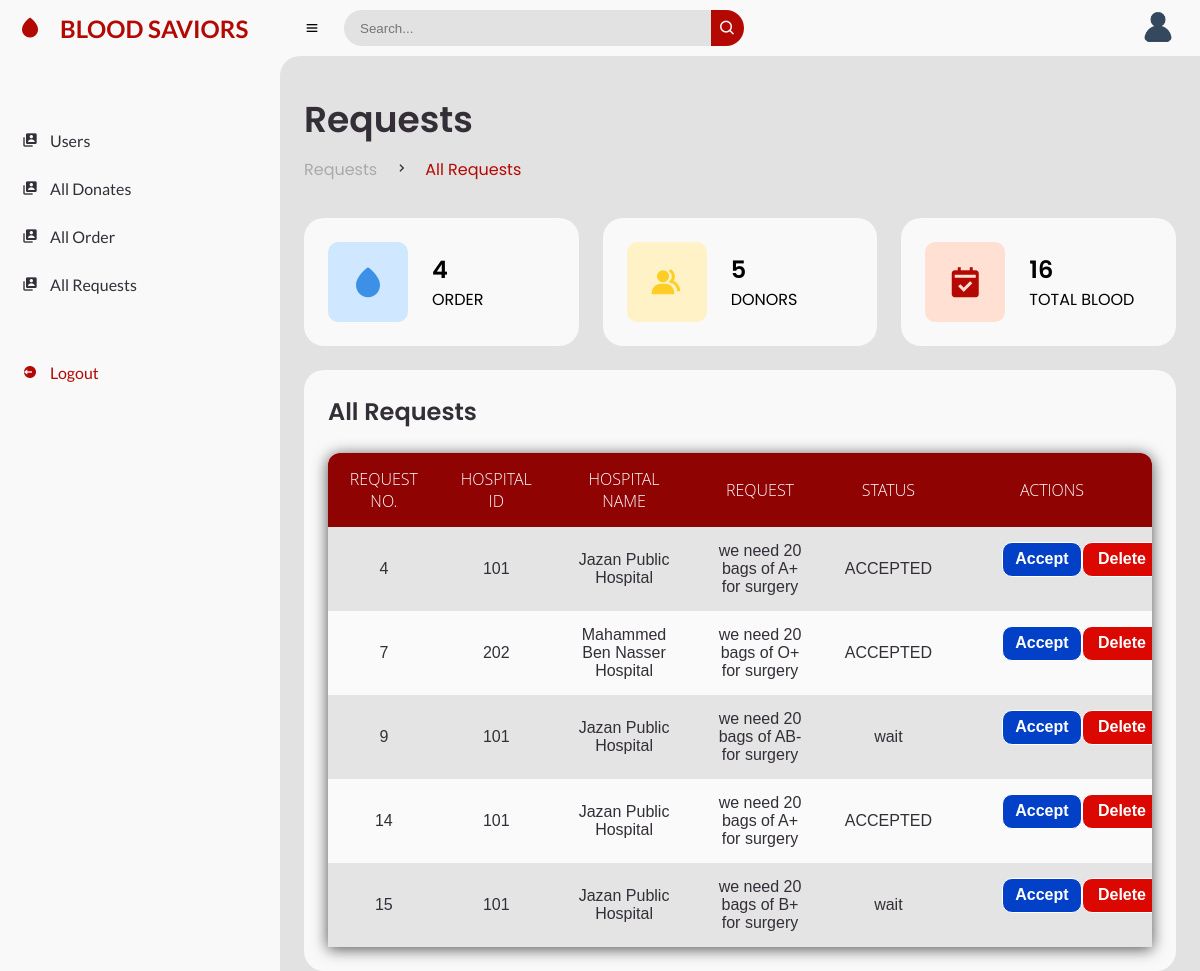
The app's page /view/all_requests.php with its own data.
### tables this page shows
CREATE TABLE `requests` (
  `REQUEST_N` int(10) NOT NULL,
  `H_ID` int(10) NOT NULL,
  `H_NAME` varchar(100) NOT NULL,
  `REQUEST` varchar(250) NOT NULL,
  `STATUS` varchar(10) NOT NULL
);

### view/all_requests.php (the view, shortened to what this page needs)
<?php
include '../inc/connection-inc.php';
$all_request = "SELECT * FROM requests";
$all_request_query = mysqli_query($conn, $all_request);
?>
<!DOCTYPE html>
<html lang="en">
<head>
	<link href='https://unpkg.com/boxicons@2.0.9/css/boxicons.min.css' rel='stylesheet'>
	<link rel="stylesheet" href="../style/style.css">
	<link rel="stylesheet" type="text/css" href="https://cdnjs.cloudflare.com/ajax/libs/font-awesome/5.15.1/css/all.min.css">
</head>
<body>
	<?php include "../sidebar_links/emp_links.php"; ?>
	<section id="content">
		<?php include "../config/users_nav_html.php"; ?>
		<main>
			<div class="head-title">
				<div class="left">
					<h1>Requests</h1>
					<ul class="breadcrumb">
						<li>
							<a href="#">Requests</a>
						</li>
						<li><i class='bx bx-chevron-right' ></i></li>
						<li>
							<a class="active" href="#">All Requests</a>
						</li>
					</ul>
				</div>
			</div>
			<?php include "../config/counter_html.php"; ?>
			<div class="table-data">
				<div class="order">
					<div class="head">
						<h3>All Requests</h3>
					</div>
					<table>
						<tr>
							<th> Request no. </th>
							<th> Hospital ID </th>
							<th> Hospital name </th>
                            <th> Request </th>
                            <th> Status </th>
							<th> Actions</th>
						</tr>
						<?php while($row3 = mysqli_fetch_array($all_request_query)): ?>
							<tr>
								<td><?php echo $row3['REQUEST_N'] ?></td>
								<td><?php echo $row3['H_ID'] ?></td>
								<td><?php echo $row3['H_NAME'] ?></td>
                                <td><?php echo $row3['REQUEST'] ?></td>
								<td><?php echo $row3['STATUS'] ?></td>
                                <td class="buttons_edit">
									<P id="accept_r"><a href="../edit_and_delete/all_requests_process.php?accept=<?php echo $row3['REQUEST_N'];?>" >Accept</a></P>
									<p id="delete_r"><a href="../edit_and_delete/all_requests_process.php?delete=<?php echo $row3['REQUEST_N'];?>">Delete</a></p>
								</td>
							</tr>
						<?php endwhile; ?>
					</table>
				</div>
			</div>
		</main>
	</section>
</body>
</html>

### style/style.css (style rules this page uses)
html { min-height: 100%; }
* { margin: 0; padding: 0; box-sizing: border-box; }
a { text-decoration: none; }
li { list-style: none; }
:root { --poppins: 'Poppins', sans-serif; --lato: 'Lato', sans-serif; --light: #F9F9F9; --blue: #3C91E6; --light-blue: #CFE8FF; --grey: rgb(226, 226, 226); --dark-grey: #AAAAAA; --dark: #342E37; --red: #b40803; --yellow: #FFCE26; --light-yellow: #FFF2C6; --orange: #FD7238; --light-orange: #FFE0D3; }
html { overflow-x: hidden; }
body { background: var(--grey); }
#content { position: relative; width: calc(100% - 280px); left: 280px; transition: .3s ease; }
#content main { width: 100%; padding: 36px 24px; font-family: var(--poppins); max-height: calc(100vh - 56px); height: 100%; }
#content main .head-title { display: flex; align-items: center; justify-content: space-between; grid-gap: 16px; flex-wrap: wrap; }
#content main .head-title .left h1 { font-size: 36px; font-weight: 600; margin-bottom: 10px; color: var(--dark); }
#content main .head-title .left .breadcrumb { display: flex; align-items: center; grid-gap: 16px; }
#content main .head-title .left .breadcrumb li { color: var(--dark); }
#content main .head-title .left .breadcrumb li a { color: var(--dark-grey); pointer-events: none; }
#content main .head-title .left .breadcrumb li a.active { color: var(--red); pointer-events: unset; }
#content main .table-data { display: flex; flex-wrap: wrap; grid-gap: 24px; margin-top: 24px; width: 100%; height: 100%; color: var(--dark); }
#content main .table-data > div { border-radius: 20px; background: var(--light); padding: 24px; overflow-x: auto; }
#content main .table-data .head { display: flex; align-items: center; grid-gap: 16px; margin-bottom: 24px; }
#content main .table-data .head h3 { margin-right: auto; font-size: 24px; font-weight: 600; }
#content main .table-data .order { flex-grow: 1; flex-basis: 500px; }
.buttons_edit { display: inline-flex; position: relative; left: 30px; }
.buttons_edit a { position: relative; top: 7px; text-align: center; align-items: center; color: white; font-weight: bold; }
#delete_r { align-items: center; width: 80px; height: 35px; border-radius: 10px; border-width: 1px; border-style: solid; background-color: #da0800; color: white; }
#accept_r { align-items: center; width: 80px; height: 35px; border-radius: 10px; border-width: 1px; border-style: solid; background-color: #0140c7; color: white; }
table { width: 100%; border-collapse: collapse; border-spacing: 0; box-shadow: 0 2px 15px rgba(5, 5, 5, 0.7); border-radius: 12px 12px 0 0; overflow: hidden; }
td , th { padding: 15px 20px; text-align: center; }
th { background-color: #8f0303; color: #ffffff; font-family: 'Open Sans',Sans-serif; font-weight: 200; text-transform: uppercase; }
tr { width: 100%; background-color: #fafafa; font-family: 'Montserrat', sans-serif; }
tr:nth-child(even) { background-color: #e4e4e4; }

### records on screen
requests: REQUEST_N "4", H_ID "101", H_NAME "Jazan Public Hospital", REQUEST "we need 20 bags of A+ for surgery", STATUS "ACCEPTED"
requests: REQUEST_N "7", H_ID "202", H_NAME "Mahammed Ben Nasser Hospital", REQUEST "we need 20 bags of O+ for surgery", STATUS "ACCEPTED"
requests: REQUEST_N "9", H_ID "101", H_NAME "Jazan Public Hospital", REQUEST "we need 20 bags of AB- for surgery", STATUS "wait"
requests: REQUEST_N "14", H_ID "101", H_NAME "Jazan Public Hospital", REQUEST "we need 20 bags of A+ for surgery", STATUS "ACCEPTED"
requests: REQUEST_N "15", H_ID "101", H_NAME "Jazan Public Hospital", REQUEST "we need 20 bags of B+ for surgery", STATUS "wait"

### other values on screen
$order_count "4"
$donor_count "5"
$count['sum_a_p'] "16"
